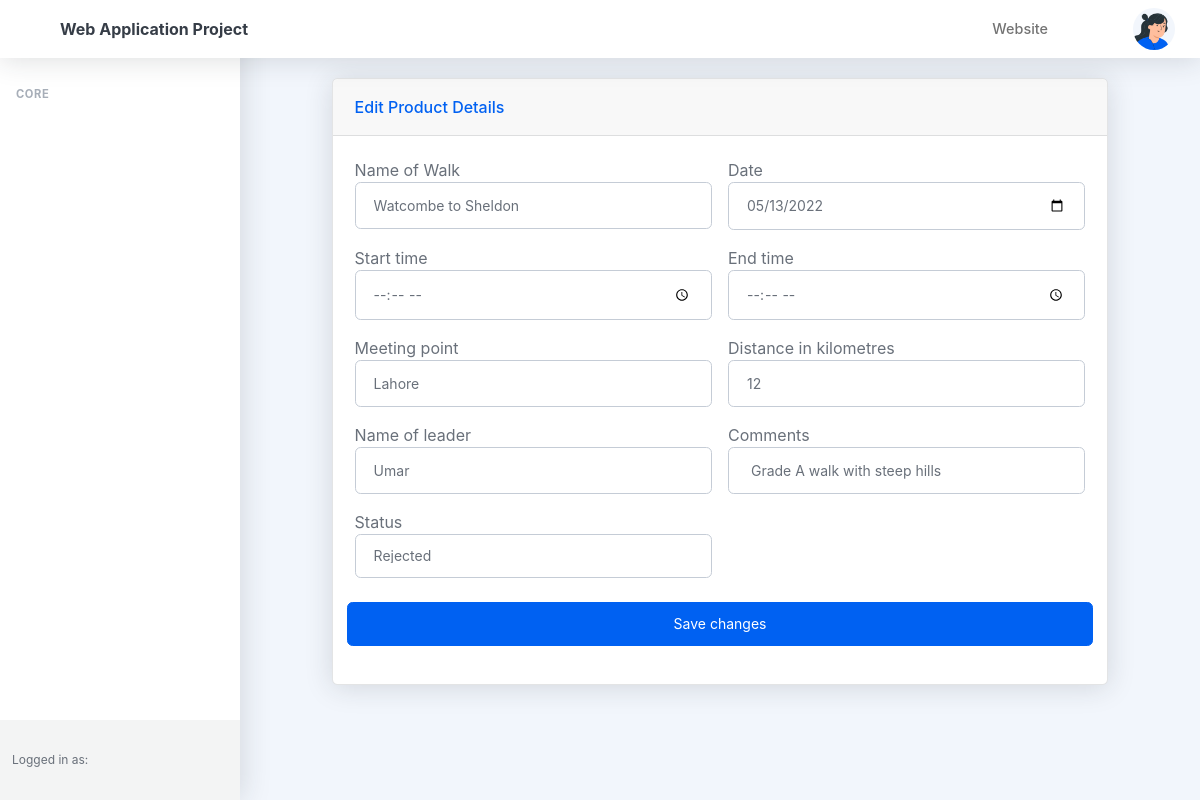
The page /admin/editWalkEvent.php?id=1 on the database its author committed.
### tables this page shows
CREATE TABLE `walk_events` (
  `id` int(255) NOT NULL,
  `walk_event_name` varchar(255) DEFAULT NULL,
  `date` date DEFAULT NULL,
  `start_time` time(6) DEFAULT NULL,
  `end_time` time(6) DEFAULT NULL,
  `meeting_point` varchar(255) DEFAULT NULL,
  `distance` int(255) DEFAULT NULL,
  `leader_name` varchar(255) DEFAULT NULL,
  `comments` varchar(255) DEFAULT NULL,
  `status` varchar(255) NOT NULL DEFAULT 'Proposed',
  `user_id` int(255) DEFAULT NULL
);

### admin/editWalkEvent.php (the view, shortened to what this page needs)
<?php
include '../admin/head.php';
include '../admin/header.php';
include '../admin/sidebar.php';
include '../db.php';
?>
<div id="layoutSidenav">
    <div id="layoutSidenav_content">
        <main>
            <div class="container-xl px-12 mt-12">
                <div style="justify-content: center;margin-top: 20px" class="row">
                    <div class="col-xl-10">
                        <div class="card mb-4">
                            <div class="card-header">Edit Product Details</div>
                            <div class="card-body">
                                <form action="<?php $_SERVER['PHP_SELF']; ?>" method="POST" autocomplete="off" enctype="multipart/form-data">
                                    <?php
                                    $sql = "SELECT * from walk_events  where id='" . $_GET['id'] . "' ";
                                    $query = mysqli_query($db, $sql);
                                    if (mysqli_num_rows($query) > 0) {
                                        while ($row1 = mysqli_fetch_assoc($query)) {
                                    ?>
                                            <div class="row gx-3 mb-3">
                                                <div class="col-md-6">
                                                    <div class="form-group">
                                                        <label for="Name of Walk">Name of Walk</label>
                                                        <input required type="text" class="form-control" id="inputProductName" name="walk_event_name" value="<?= $row1['walk_event_name'] ?>">
                                                    </div>
                                                </div>
                                                <div class="col-md-6">
                                                    <div class="form-group">
                                                        <label for="Date">Date</label>
                                                        <input required type="date" class="form-control" id="inputProductName" name="date" value="<?= $row1['date'] ?>" placeholder="<?= $row1['date'] ?>">
                                                    </div>
                                                </div>
                                            </div>
                                            <div class="row gx-3 mb-3">
                                                <div class="col-md-6">
                                                    <div class="form-group">
                                                        <label for="Start time">Start time</label>
                                                        <input required type="time" class="form-control" id="inputProductName" name="start_time" value="<?= $row1['start_time'] ?>">
                                                    </div>
                                                </div>
                                                <div class="col-md-6">
                                                    <div class="form-group">
                                                        <label for="End time">End time</label>
                                                        <input required type="time" class="form-control" id="inputProductName" name="end_time" value="<?= $row1['end_time'] ?>">
                                                    </div>
                                                </div>
                                            </div>
                                            <div class="row gx-3 mb-3">
                                                <div class="col-md-6">
                                                    <div class="form-group">
                                                        <label for="Meeting point">Meeting point</label>
                                                        <input required type="text" class="form-control" id="inputProductName" name="meeting_point" value="<?= $row1['meeting_point'] ?>">
                                                    </div>
                                                </div>
                                                <div class="col-md-6">
                                                    <div class="form-group">
                                                        <label for="Distance in kilometres">Distance in kilometres</label>
                                                        <input required type="text" class="form-control" id="inputProductName" name="distance" value="<?= $row1['distance'] ?>">
                                                    </div>
                                                </div>
                                            </div>
                                            <div class="row gx-3 mb-3">
                                                <div class="col-md-6">
                                                    <div class="form-group">
                                                        <label for="Name of leader">Name of leader</label>
                                                        <input required type="text" class="form-control" id="inputProductName" name="leader_name" value="<?= $row1['leader_name'] ?>">
                                                    </div>
                                                </div>
                                                <div class="col-md-6">
                                                    <div class="form-group">
                                                        <label for="Comments">Comments</label>
                                                        <input required type="text" class="form-control" id="inputProductName" name="comments" value="<?= $row1['comments'] ?>">
                                                    </div>
                                                </div>
                                            </div>
                                            <div class="row gx-3 mb-3">
                                                <div class="col-md-6">
                                                    <div class="form-group">
                                                        <label for="Status">Status</label>
                                                        <select required class="form-control" id="inputProductName" name="status">
                                                         <?php if ($row1['status'] == 'Proposed') : ?>
                                                            <option value="Proposed" selected>Proposed</option>
                                                            <option value="Approved">Approved</option>
                                                            <option value="Rejected">Rejected</option>
                                                        <?php elseif ($row1['status'] == 'Approved') : ?>
                                                            <option value="Proposed">Proposed</option>
                                                            <option value="Approved" selected>Approved</option>
                                                            <option value="Rejected">Rejected</option>
                                                        <?php elseif($row1['status'] == 'Rejected') : ?>
                                                            <option value="Rejected" selected>Rejected</option>
                                                        <?php else: ?>
                                                            <option value="Proposed">Proposed</option>
                                                            <option value="Approved">Approved</option>
                                                            <option value="Rejected">Rejected</option>
                                                        <?php endif; ?>
                                                        </select>
                                                    </div>
                                                </div>
                            <input class="btn btn-primary mt-4" name="update" type="submit" value="Save changes">
                                            </div>
                    <?php
                                        }
                                    }
                    ?>
                    </form>
                        </div>
                    </div>
                </div>
            </div>
    </div>
</div>
</div>

### rows shown on the page
walk_events: walk_event_name "Watcombe to Sheldon", date "05/13/2022", meeting_point "Lahore", distance "12", leader_name "Umar", comments "Grade A walk with steep hills", status "Rejected"
